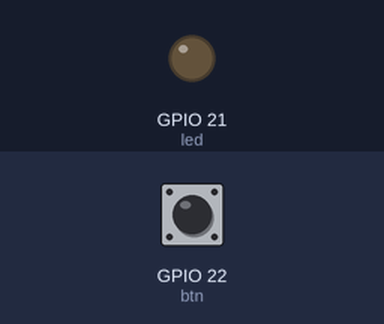
Recording of a program running on a simulated ESP32 board running MicroPython. Parts: output pins drawn as LEDs (lit = HIGH). Inputs (shaded band) come from the test bench; at power-on: GPIO 22 (btn) HIGH.

Above: at 1.2 s.
1.3 s: GPIO 22 (btn) pulled LOW for 0.15 s
At 2.4 s:
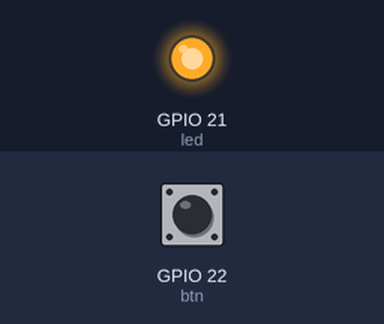
2.9 s: GPIO 22 (btn) pulled LOW for 1 s
At 4.3 s:
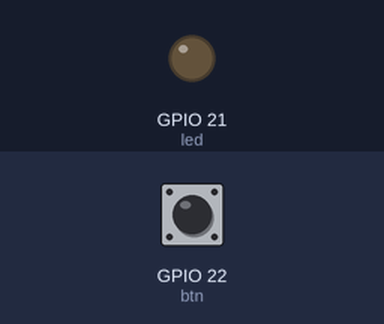
Timing chart, 0 to 5.9 s (numbered marks = the images above; inputs shaded):
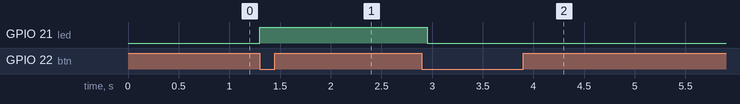

The program:

led_push_button_irq-2.py
```python
# file: led_push_button_irq-2.py
# -- LED toggle with stop push button (interrupt-driven)
# Date: 2020-04-22

from machine import Pin
import utime as time

BTN_GPIO = const(22) # use GPIO-22 for push-button input
LED_GPIO = const(21) # use GPIO-21 for LED output

# create objects from machine.Pin
led = Pin( LED_GPIO, mode=Pin.OUT )
btn = Pin( BTN_GPIO, mode=Pin.IN, pull=Pin.PULL_UP )

btn_event_count = 0

def btn_handler(pin): # interrupt handler for Button pin
    global btn_event_count
    btn_event_count = btn_event_count+1

# enable interrupt handler for Button pin
btn.irq( handler=btn_handler, trigger=Pin.IRQ_FALLING )

state = False
stop  = False

try:
    while not stop:
        if btn_event_count > 0:
            state = not state  # toggle state
            led.value( state ) # update LED output
            cnt = 0
            # wait until the button is released
            while btn.value() == 0:
                time.sleep_ms(50)
                cnt = cnt + 1
                if cnt > 20: # long pressed
                    stop = True
                    break
            btn_event_count = 0
        else:
            time.sleep_ms(100)
except KeyboardInterrupt:
    print('Terminated...')
finally:
    btn.irq( handler=None )
    print('Done')
```

Measured:
- after the input at 1.3 s, GPIO 21 (led): LOW → HIGH at once
- after the input at 2.9 s, GPIO 21 (led): HIGH → LOW after 0.05 s
